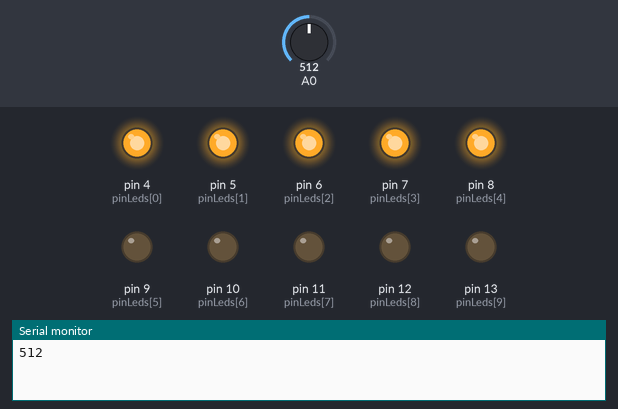
The sketch below on a simulated Arduino Uno, built with avr-gcc and run on an emulated ATmega328P. Shown: output pins drawn as LEDs (lit = HIGH), the last lines printed to the serial monitor. The inputs (shaded band) are chosen by the test bench; at power-on: A0 = 512.

Above: at 1.8 s.
1.9 s: A0 set to 596
3.4 s: A0 set to 618
At 5.0 s:
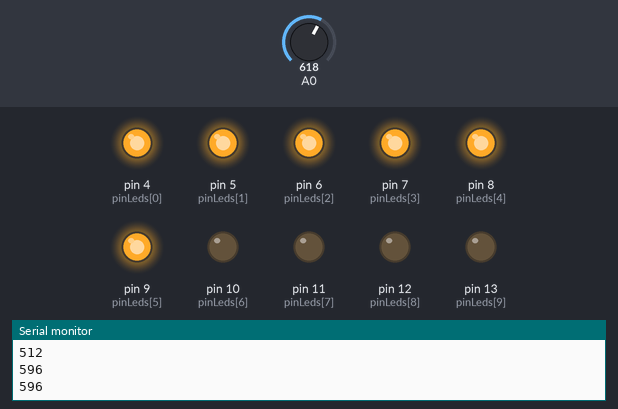
5.5 s: A0 set to 716
At 6.5 s:
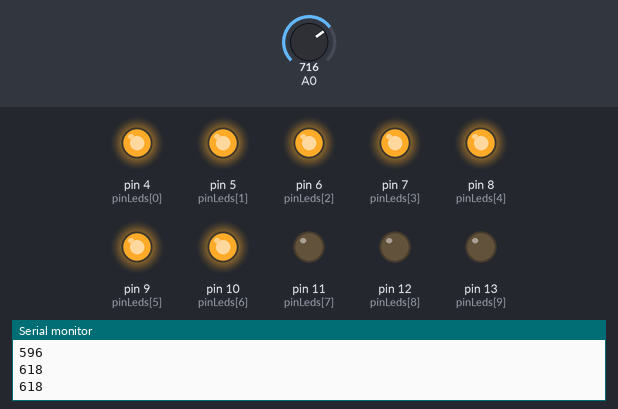
7.5 s: A0 set to 803
9.2 s: A0 set to 830
At 10.9 s:
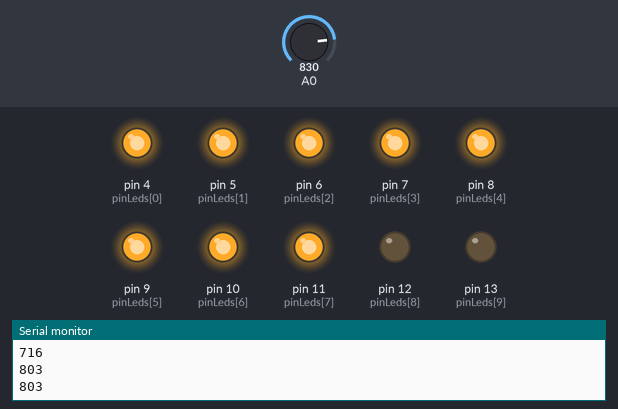
11.5 s: A0 set to 511
At 12.4 s:
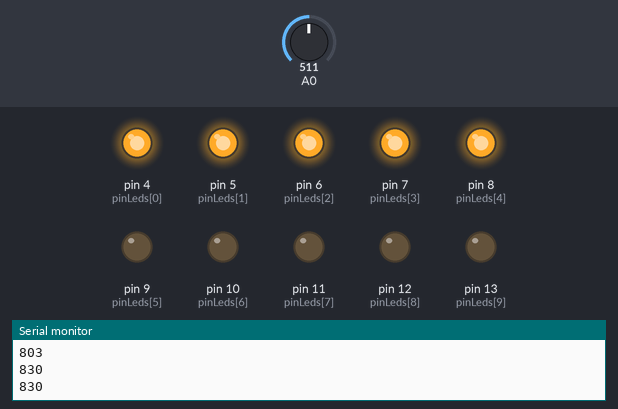
Timing chart, 0 to 14.5 s (numbered marks = the images above; inputs shaded):
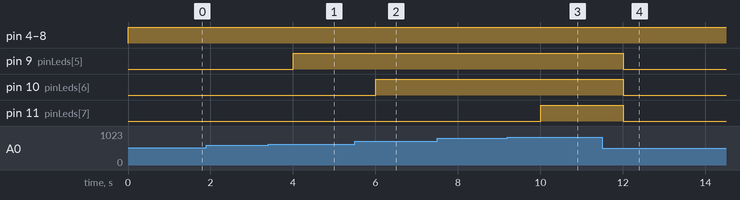

Measured:
- the behaviour switches between 611 and 612 on A0 (found by bisection; images 0 and 1)
- the behaviour switches between 815 and 816 on A0 (found by bisection; images 2 and 3)
- after the input at 3.4 s, pin 9 (pinLeds[5]): LOW → HIGH after 0.60 s
- after the input at 5.5 s, pin 10 (pinLeds[6]): LOW → HIGH after 0.50 s
- after the input at 9.2 s, pin 11 (pinLeds[7]): LOW → HIGH after 0.80 s
- after the input at 11.5 s, pin 9 (pinLeds[5]), pin 10 (pinLeds[6]), pin 11 (pinLeds[7]): HIGH → LOW after 0.50 s

The sketch:

code.ino
```cpp
//constantes
const int pinLeds[10] = {4,5,6,7,8,9,10,11,12,13};
const int length=10;
//Variables
int lecturaAnaloga = 0;
int valorIncial =102.3;
int control = 0;


void setup()
{
  for(int i = 0; i < 10; i++){
  	pinMode(pinLeds[i],OUTPUT);
  }
  Serial.begin(9600);
}

void loop()
{
  lecturaAnaloga = analogRead(A0);
  //control = map(lecturaAnaloga, 0, 1023, 0, 10);
  control = lecturaAnaloga/valorIncial;

  for (int i = 0; i < length; i++)
  {
      digitalWrite(pinLeds[i],i < control);
  }
  delay(1000);
  Serial.println(lecturaAnaloga);
}
```
